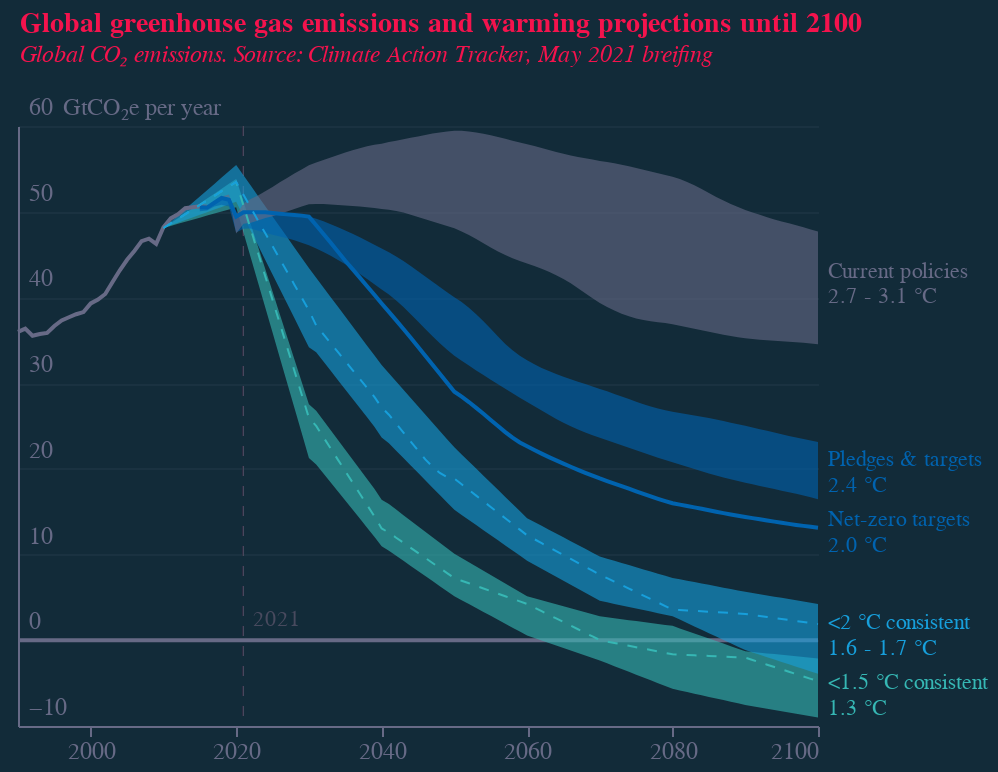

The notebook cell this image was saved under:
### Code cell
base = alt.Chart(f4_3).encode(
    x=alt.X(
        "year:Q",
        axis=alt.Axis(
            grid=False,
            titleAlign="center",
            titleAnchor="middle",
            title="",
            labelColor=colors["eco-gray"],
            titleColor=colors["eco-gray"],
            tickColor=colors["eco-gray"],
            domainColor=colors["eco-gray"],
            tickCount=5,
            titleFontSize=12,
            labelFontSize=12,
            orient="bottom",
            labelAngle=0,
            format=".0f",
            # zindex=1,
            # offset=-43
        ),
    )
)
line1 = (
    base.mark_line(color=colors["eco-gray"])
    .encode(
        y=alt.Y(
            "historical:Q",
            axis=alt.Axis(
                grid=True,
                gridColor=colors["eco-gray"],
                gridOpacity=0.1,
                title="GtCO₂e per year",
                titleAnchor="start",
                labelColor=colors["eco-gray"],
                titleColor=colors["eco-gray"],
                tickColor=colors["eco-gray"],
                domainColor=colors["eco-gray"],
                titleFontSize=12,
                labelFontSize=12,
                titleFontWeight="normal",
                ticks=False,
                labelAlign="left",
                labelBaseline="middle",
                labelPadding=-5,
                labelOffset=-10,
                titleX=22,
                titleY=-3,
                titleBaseline="bottom",
                titleAngle=0,
                titleAlign="left",
                tickCount=7,
                format=".0f",
            ),
        )
    )
    .transform_filter('datum.scenario=="historical"')
)
line2 = (
    base.mark_line(color=colors["eco-mid-blue"])
    .encode(y=alt.Y("optimistic:Q"))
    .transform_filter('datum.scenario=="optimistic"')
)
line3 = (
    base.mark_line(color=colors["eco-turquiose"], strokeDash=[5, 5], strokeWidth=1)
    .encode(y=alt.Y("median:Q"))
    .transform_filter('datum.scenario=="c1"')
)
line4 = (
    base.mark_line(color=colors["eco-light-blue"], strokeDash=[5, 5], strokeWidth=1)
    .encode(y=alt.Y("median:Q"))
    .transform_filter('datum.scenario=="c2"')
)
area1 = line3.mark_area(color=colors["eco-turquiose"], opacity=0.6).encode(
    y="low:Q", y2="high:Q"
)
area2 = line4.mark_area(color=colors["eco-light-blue"], opacity=0.6).encode(
    y="low:Q", y2="high:Q"
)
area3 = (
    base.mark_area(color=colors["eco-mid-blue"], opacity=0.6)
    .encode(y="low:Q", y2="high:Q")
    .transform_filter('datum.scenario=="pledges"')
)
area4 = (
    base.mark_area(color=colors["eco-gray"], opacity=0.6)
    .encode(
        y="low:Q",
        y2="high:Q",
    )
    .transform_filter('datum.scenario=="current"')
)
ruler = (
    base.mark_line(color=colors["eco-gray"]).encode(y="y:Q").transform_calculate(y="0")
)
r2021 = (
    base.mark_rule(
        color=scale_lightness(colors["eco-gray"], 0.7),
        strokeDash=[5, 5],
        strokeWidth=0.5,
    )
    .encode(x="x:Q")
    .transform_calculate(x="2021")
)
text2021 = (
    alt.Chart(pd.DataFrame([{"x": 2021, "y": 0, "t": "2021"}]))
    .mark_text(
        color=scale_lightness(colors["eco-gray"], 0.7),
        align="left",
        baseline="bottom",
        dx=5,
        dy=-5,
    )
    .encode(x="x:Q", y="y:Q", text="t:N")
)
text1 = (
    alt.Chart(
        pd.DataFrame(
            [
                {"x": 2100, "y": 43, "t": "Current policies"},
                {"x": 2100, "y": 40, "t": "2.7 - 3.1 °C"},
            ]
        )
    )
    .mark_text(color=colors["eco-gray"], align="left", dx=5)
    .encode(x="x:Q", y="y:Q", text="t:N")
)
text2 = (
    alt.Chart(
        pd.DataFrame(
            [
                {"x": 2100, "y": 21, "t": "Pledges & targets"},
                {"x": 2100, "y": 18, "t": "2.4 °C"},
            ]
        )
    )
    .mark_text(color=colors["eco-mid-blue"], align="left", dx=5)
    .encode(x="x:Q", y="y:Q", text="t:N")
)
text3 = (
    alt.Chart(
        pd.DataFrame(
            [
                {"x": 2100, "y": 14, "t": "Net-zero targets"},
                {"x": 2100, "y": 11, "t": "2.0 °C"},
            ]
        )
    )
    .mark_text(color=colors["eco-mid-blue"], align="left", dx=5)
    .encode(x="x:Q", y="y:Q", text="t:N")
)
text4 = (
    alt.Chart(
        pd.DataFrame(
            [
                {"x": 2100, "y": 2, "t": "<2 °C consistent"},
                {"x": 2100, "y": -1, "t": "1.6 - 1.7 °C"},
            ]
        )
    )
    .mark_text(color=colors["eco-light-blue"], align="left", dx=5)
    .encode(x="x:Q", y="y:Q", text="t:N")
)
text5 = (
    alt.Chart(
        pd.DataFrame(
            [
                {"x": 2100, "y": -5, "t": "<1.5 °C consistent"},
                {"x": 2100, "y": -8, "t": "1.3 °C"},
            ]
        )
    )
    .mark_text(color=colors["eco-turquiose"], align="left", dx=5)
    .encode(x="x:Q", y="y:Q", text="t:N")
)
title = alt.TitleParams(
    "Global greenhouse gas emissions and warming projections until 2100",
    subtitle=[
        "Global CO₂ emissions. Source: Climate Action Tracker, May 2021 breifing"
    ],
    anchor="start",
    align="left",
    dx=5,
    dy=-10,
    fontSize=14,
    subtitleFontSize=12,
    color=colors["eco-dot"],
    subtitleColor=colors["eco-dot"],
    subtitleFontStyle="italic",
)
layer1 = (
    (
        (
            ruler
            + r2021
            + area1
            + area2
            + area3
            + area4
            + line1
            + line2
            + line3
            + line4
            + text2021
            + text1
            + text2
            + text3
            + text4
            + text5
        ).properties(height=300, width=400)
    )
    .configure(font="Georgia", background=colors["eco-background"])
    .configure_view(stroke=None)
    .properties(title=title)
)
layer1.save("visualisation/" + f + "_dark.json")
layer1.save("visualisation/" + f + "_dark.png", scale_factor=2.0)
layer1.save("visualisation/" + f + "_dark.svg")
readme = re.sub(f, f + "_dark", readme)
open("README.md", "a").write(readme)
layer1

### Figure 1 — Vega-Lite specification as saved in the notebook (floating-point values rounded to 4 significant figures; data arrays with more than 128 entries replaced by an {"elided": "..."} marker saying what was removed)
{"config": {"view": {"continuousWidth": 400, "continuousHeight": 300, "stroke": null}, "background": "#122B39", "font": "Georgia"}, "layer": [{"mark": {"type": "line", "color": "#676A86"}, "encoding": {"x": {"type": "quantitative", "axis": {"domainColor": "#676A86", "format": ".0f", "grid": false, "labelAngle": 0, "labelColor": "#676A86", "labelFontSize": 12, "orient": "bottom", "tickColor": "#676A86", "tickCount": 5, "title": "", "titleAlign": "center", "titleAnchor": "middle", "titleColor": "#676A86", "titleFontSize": 12}, "field": "year"}, "y": {"type": "quantitative", "field": "y"}}, "transform": [{"calculate": "0", "as": "y"}]}, {"mark": {"type": "rule", "color": "#484a5e", "strokeDash": [5, 5], "strokeWidth": 0.5}, "encoding": {"x": {"type": "quantitative", "field": "x"}}, "transform": [{"calculate": "2021", "as": "x"}]}, {"mark": {"type": "area", "color": "#36B7B4", "opacity": 0.6}, "encoding": {"x": {"type": "quantitative", "axis": {"domainColor": "#676A86", "format": ".0f", "grid": false, "labelAngle": 0, "labelColor": "#676A86", "labelFontSize": 12, "orient": "bottom", "tickColor": "#676A86", "tickCount": 5, "title": "", "titleAlign": "center", "titleAnchor": "middle", "titleColor": "#676A86", "titleFontSize": 12}, "field": "year"}, "y": {"type": "quantitative", "field": "low"}, "y2": {"field": "high"}}, "transform": [{"filter": "datum.scenario==\"c1\""}]}, {"mark": {"type": "area", "color": "#179FDB", "opacity": 0.6}, "encoding": {"x": {"type": "quantitative", "axis": {"domainColor": "#676A86", "format": ".0f", "grid": false, "labelAngle": 0, "labelColor": "#676A86", "labelFontSize": 12, "orient": "bottom", "tickColor": "#676A86", "tickCount": 5, "title": "", "titleAlign": "center", "titleAnchor": "middle", "titleColor": "#676A86", "titleFontSize": 12}, "field": "year"}, "y": {"type": "quantitative", "field": "low"}, "y2": {"field": "high"}}, "transform": [{"filter": "datum.scenario==\"c2\""}]}, {"mark": {"type": "area", "color": "#0063AF", "opacity": 0.6}, "encoding": {"x": {"type": "quantitative", "axis": {"domainColor": "#676A86", "format": ".0f", "grid": false, "labelAngle": 0, "labelColor": "#676A86", "labelFontSize": 12, "orient": "bottom", "tickColor": "#676A86", "tickCount": 5, "title": "", "titleAlign": "center", "titleAnchor": "middle", "titleColor": "#676A86", "titleFontSize": 12}, "field": "year"}, "y": {"type": "quantitative", "field": "low"}, "y2": {"field": "high"}}, "transform": [{"filter": "datum.scenario==\"pledges\""}]}, {"mark": {"type": "area", "color": "#676A86", "opacity": 0.6}, "encoding": {"x": {"type": "quantitative", "axis": {"domainColor": "#676A86", "format": ".0f", "grid": false, "labelAngle": 0, "labelColor": "#676A86", "labelFontSize": 12, "orient": "bottom", "tickColor": "#676A86", "tickCount": 5, "title": "", "titleAlign": "center", "titleAnchor": "middle", "titleColor": "#676A86", "titleFontSize": 12}, "field": "year"}, "y": {"type": "quantitative", "field": "low"}, "y2": {"field": "high"}}, "transform": [{"filter": "datum.scenario==\"current\""}]}, {"mark": {"type": "line", "color": "#676A86"}, "encoding": {"x": {"type": "quantitative", "axis": {"domainColor": "#676A86", "format": ".0f", "grid": false, "labelAngle": 0, "labelColor": "#676A86", "labelFontSize": 12, "orient": "bottom", "tickColor": "#676A86", "tickCount": 5, "title": "", "titleAlign": "center", "titleAnchor": "middle", "titleColor": "#676A86", "titleFontSize": 12}, "field": "year"}, "y": {"type": "quantitative", "axis": {"domainColor": "#676A86", "format": ".0f", "grid": true, "gridColor": "#676A86", "gridOpacity": 0.1, "labelAlign": "left", "labelBaseline": "middle", "labelColor": "#676A86", "labelFontSize": 12, "labelOffset": -10, "labelPadding": -5, "tickColor": "#676A86", "tickCount": 7, "ticks": false, "title": "GtCO₂e per year", "titleAlign": "left", "titleAnchor": "start", "titleAngle": 0, "titleBaseline": "bottom", "titleColor": "#676A86", "titleFontSize": 12, "titleFontWeight": "normal", "titleX": 22, "titleY": -3}, "field": "historical"}}, "transform": [{"filter": "datum.scenario==\"historical\""}]}, {"mark": {"type": "line", "color": "#0063AF"}, "encoding": {"x": {"type": "quantitative", "axis": {"domainColor": "#676A86", "format": ".0f", "grid": false, "labelAngle": 0, "labelColor": "#676A86", "labelFontSize": 12, "orient": "bottom", "tickColor": "#676A86", "tickCount": 5, "title": "", "titleAlign": "center", "titleAnchor": "middle", "titleColor": "#676A86", "titleFontSize": 12}, "field": "year"}, "y": {"type": "quantitative", "field": "optimistic"}}, "transform": [{"filter": "datum.scenario==\"optimistic\""}]}, {"mark": {"type": "line", "color": "#36B7B4", "strokeDash": [5, 5], "strokeWidth": 1}, "encoding": {"x": {"type": "quantitative", "axis": {"domainColor": "#676A86", "format": ".0f", "grid": false, "labelAngle": 0, "labelColor": "#676A86", "labelFontSize": 12, "orient": "bottom", "tickColor": "#676A86", "tickCount": 5, "title": "", "titleAlign": "center", "titleAnchor": "middle", "titleColor": "#676A86", "titleFontSize": 12}, "field": "year"}, "y": {"type": "quantitative", "field": "median"}}, "transform": [{"filter": "datum.scenario==\"c1\""}]}, {"mark": {"type": "line", "color": "#179FDB", "strokeDash": [5, 5], "strokeWidth": 1}, "encoding": {"x": {"type": "quantitative", "axis": {"domainColor": "#676A86", "format": ".0f", "grid": false, "labelAngle": 0, "labelColor": "#676A86", "labelFontSize": 12, "orient": "bottom", "tickColor": "#676A86", "tickCount": 5, "title": "", "titleAlign": "center", "titleAnchor": "middle", "titleColor": "#676A86", "titleFontSize": 12}, "field": "year"}, "y": {"type": "quantitative", "field": "median"}}, "transform": [{"filter": "datum.scenario==\"c2\""}]}, {"data": {"name": "data-5f2c5abf771b73a2fd97555635701e67"}, "mark": {"type": "text", "align": "left", "baseline": "bottom", "color": "#484a5e", "dx": 5, "dy": -5}, "encoding": {"text": {"type": "nominal", "field": "t"}, "x": {"type": "quantitative", "field": "x"}, "y": {"type": "quantitative", "field": "y"}}}, {"data": {"name": "data-07e30ba3bbc530a690827eb002d5b0d4"}, "mark": {"type": "text", "align": "left", "color": "#676A86", "dx": 5}, "encoding": {"text": {"type": "nominal", "field": "t"}, "x": {"type": "quantitative", "field": "x"}, "y": {"type": "quantitative", "field": "y"}}}, {"data": {"name": "data-20806710ddcc25ac660dfaafa97d8c8f"}, "mark": {"type": "text", "align": "left", "color": "#0063AF", "dx": 5}, "encoding": {"text": {"type": "nominal", "field": "t"}, "x": {"type": "quantitative", "field": "x"}, "y": {"type": "quantitative", "field": "y"}}}, {"data": {"name": "data-4d99a30ca7097abd745c1e0503ed7784"}, "mark": {"type": "text", "align": "left", "color": "#0063AF", "dx": 5}, "encoding": {"text": {"type": "nominal", "field": "t"}, "x": {"type": "quantitative", "field": "x"}, "y": {"type": "quantitative", "field": "y"}}}, {"data": {"name": "data-4d5af1f0029709a961c92a6c73d3e6d3"}, "mark": {"type": "text", "align": "left", "color": "#179FDB", "dx": 5}, "encoding": {"text": {"type": "nominal", "field": "t"}, "x": {"type": "quantitative", "field": "x"}, "y": {"type": "quantitative", "field": "y"}}}, {"data": {"name": "data-6117b7140dd51057caa6eeeb0d31c98a"}, "mark": {"type": "text", "align": "left", "color": "#36B7B4", "dx": 5}, "encoding": {"text": {"type": "nominal", "field": "t"}, "x": {"type": "quantitative", "field": "x"}, "y": {"type": "quantitative", "field": "y"}}}], "data": {"name": "data-0daff0b663d9552be609dc15b02a2d33"}, "height": 300, "title": {"text": "Global greenhouse gas emissions and warming projections until 2100", "align": "left", "anchor": "start", "color": "#F4134D", "dx": 5, "dy": -10, "fontSize": 14, "subtitle": ["Global CO₂ emissions. Source: Climate Action Tracker, May 2021 breifing"], "subtitleColor": "#F4134D", "subtitleFontSize": 12, "subtitleFontStyle": "italic"}, "width": 400, "$schema": "https://vega.github.io/schema/vega-lite/v4.8.1.json", "datasets": {"data-0daff0b663d9552be609dc15b02a2d33": {"elided": "467 records"}, "data-5f2c5abf771b73a2fd97555635701e67": [{"x": 2021, "y": 0, "t": "2021"}], "data-07e30ba3bbc530a690827eb002d5b0d4": [{"x": 2100, "y": 43, "t": "Current policies"}, {"x": 2100, "y": 40, "t": "2.7 - 3.1 °C"}], "data-20806710ddcc25ac660dfaafa97d8c8f": [{"x": 2100, "y": 21, "t": "Pledges & targets"}, {"x": 2100, "y": 18, "t": "2.4 °C"}], "data-4d99a30ca7097abd745c1e0503ed7784": [{"x": 2100, "y": 14, "t": "Net-zero targets"}, {"x": 2100, "y": 11, "t": "2.0 °C"}], "data-4d5af1f0029709a961c92a6c73d3e6d3": [{"x": 2100, "y": 2, "t": "<2 °C consistent"}, {"x": 2100, "y": -1, "t": "1.6 - 1.7 °C"}], "data-6117b7140dd51057caa6eeeb0d31c98a": [{"x": 2100, "y": -5, "t": "<1.5 °C consistent"}, {"x": 2100, "y": -8, "t": "1.3 °C"}]}}
